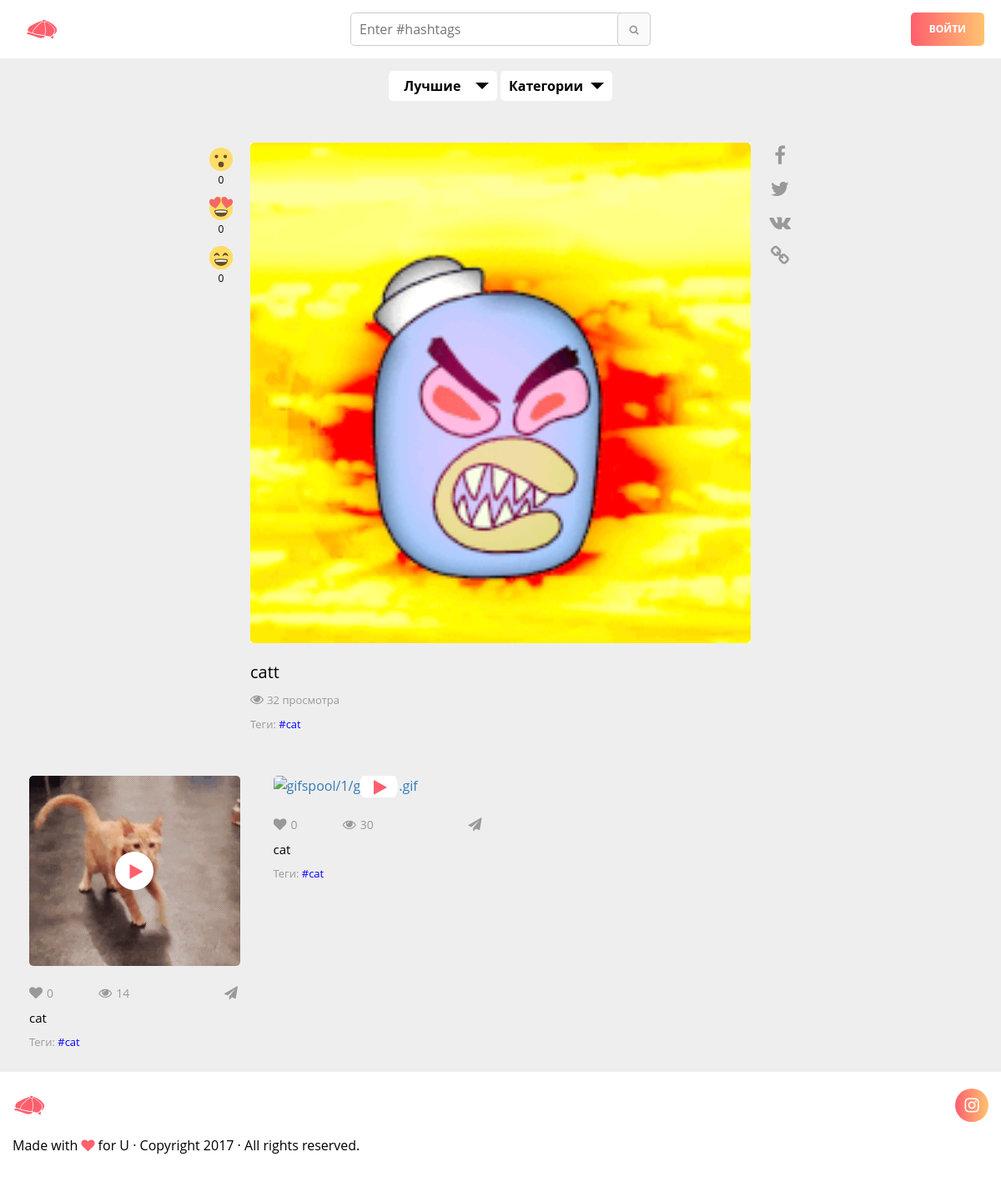
The app's page /9-catt/ with its own data.
### gifspool/models.py (models this page shows, shortened)
class Gif(models.Model):
    category = models.ForeignKey(Category, on_delete=models.CASCADE, blank=True, null=True,)
    creator = models.ForeignKey(User, default='')
    name = models.CharField(max_length=30)
    tags = models.CharField(max_length=300, blank = True)
    upload_date = models.DateTimeField(auto_now_add=True, blank = True)
    likes_by = models.TextField(default='', blank = True)
    likes = models.IntegerField(default=0)
    shocked = models.IntegerField(default=0)
    loved = models.IntegerField(default=0)
    laugh = models.IntegerField(default=0)
    post_to = models.BooleanField(default=None)
    gif_file = models.FileField(upload_to=user_directory_path)
    mp4_file_url = models.CharField(max_length=60, null=True, blank = True)
    jpg_path = models.CharField(max_length=60, default="", null=True, blank = True)
    jpg_url = models.CharField(max_length=60, default="", null=True, blank = True)
    views = models.IntegerField(default=0, blank=True, null=True,)
    hashtags = models.ManyToManyField(Hashtag, through='GifHashtagLinker', related_name = 'gifs_hashtag', blank=True )
    liked_by = models.ManyToManyField(User, through='Like', related_name = 'liked_by_user', blank=True)
    prev_gif = models.IntegerField(default=None, null=True, blank = True)
    next_gif = models.IntegerField(default=None, null=True, blank = True)
    def save(self, *args, **kwargs):
        super(Gif, self).save(*args, **kwargs)
        path = self.gif_file.path
        file_url = self.gif_file.url
        new_path = os.path.splitext(path)[0]
        new_file_url = os.path.splitext(file_url)[0]
        self.prev_gif = self.pk-1#Gif.objects.get(pk=int(pk)-1)
        self.next_gif = self.pk+1
        try:
            cache.set('to_update', True)
        except redis.exceptions.ConnectionError:
            pass
        if os.path.splitext(path)[1] == ".gif":
            if not os.path.isfile('%s.jpg'%new_path):
                gif_to_jpg(path, new_path)
                self.jpg_path = "%s.jpg"%new_path
                self.jpg_url = "%s.jpg"%new_file_url
        elif os.path.splitext(path)[1] == ".jpg":
            self.jpg_path = self.gif_file.path
            self.jpg_url = self.gif_file.url
        if not os.path.isfile('%s.mp4'%new_path):
            gif_to_mp4(path, new_path)
            self.mp4_file_url = self.gif_file.url.replace(".gif", ".mp4")

class Hashtag(models.Model):
    hashtag = models.CharField(max_length=60, unique = True)
    count = models.IntegerField(default=1)
    def __str__(self):
        return self.hashtag

### gifspool/views.py (the view, shortened to what this page needs)
# urls.py: url(r'^(?P<pk>[^/]+)-(?P<name>[^/]+)/$', views.OneGif.as_view(), name='onegif'),
class OneGif(Tags):
    def make_view(self, gif, user, ip_address):
        gif.views += 1
        gif.save()
        try:
            if isinstance(user, AnonymousUser):
                view = GifView.objects.get(Q(gif=gif),Q(user=None),Q(ip_address=ip_address))
            else:
                view = GifView.objects.get(Q(gif=gif),Q(user=user),Q(ip_address=ip_address))
        except GifView.DoesNotExist:
            view = None
        if view:
            view.view_date = datetime.now(timezone.utc)
            view.save()
        else:
            if isinstance(user, AnonymousUser):
                GifView.objects.create(gif=gif, ip_address=ip_address)
            else:
                GifView.objects.create(gif=gif, user=user, ip_address=ip_address)
    def make_related(self, gif):
        related = list(set(OneGif.find_brute(gif.hashtags.all(), gif)))
        if len(related) > 4:
            self.context['related'] = []
            iter = 0
            while len(self.context['related']) < 4 and iter < 10:
                rand = random.choice(related)
                iter += 1
                if rand not in self.context['related']:
                    self.context['related'].append(rand)
                    related.remove(rand)
        else:
            self.context['related'] = related
    def make_next_prev(self, gif):
        try:
            self.context['prev_gif'] = Gif.objects.get(pk=gif.prev_gif)
        except (NameError, Gif.DoesNotExist):
            pass
        try:
            self.context['next_gif'] = Gif.objects.get(pk=gif.next_gif)
        except (NameError, Gif.DoesNotExist):
            pass
    def get(self, request, pk, name):
        gif = get_object_or_404(Gif,pk=pk,name=name)
        user = request.user
        ip_address = request.META['REMOTE_ADDR']
        OneGif.make_view(self, gif, user, ip_address)
        OneGif.make_related(self, gif)
        OneGif.make_next_prev(self, gif)
        self.context['gif'] = gif
        OneGif.is_authenticated(self, request)
        return render(request, "single.html", self.context)

### gifspool/make_media.py (called while the page is built)
def gif_to_mp4(path, new_path):
    try:
        clip = mp.VideoFileClip(path)
        clip.write_videofile("%s.mp4"%new_path)
    except OSError:
        pass

### gifspool/views.py (called while the page is built)
    def is_authenticated(self, request=None):
        is_authenticated = request.user.is_authenticated
        if is_authenticated:
            self.context["show"] = ('hide', 'show')
            self.context["user"] = request.user
            self.context["logged"] = is_authenticated
        else:
            self.context["show"] = ('show', 'hide')
            self.context["user"] = "U"
            self.context["logged"] = is_authenticated

    def find_brute(tags=None, gif_object=None):
        print(type(tags))
        if isinstance(tags, list):
            q_object = Q()
            for tag in tags:
                tag = tag[1:]
                q_object |= Q(hashtag = tag)
            hashtag_set = Hashtag.objects.filter(q_object)
        elif isinstance(tags, QuerySet):
            if tags.count() < 1:
                return tags
            hashtag_set = tags
        q_object = Q()
        for hashtag in hashtag_set:
            q_object |= Q(hashtag = hashtag.id)
        linkers = GifHashtagLinker.objects.filter(q_object)
        q_object = Q()
        for linker in linkers:
            q_object |= Q(gifhashtaglinker = linker.id)
            if gif_object:
                q_object &= ~Q(id = gif_object.id)
        gifs = Gif.objects.filter(q_object).order_by('-upload_date')
        return gifs

### gifspool/templates/single.html (shortened to what this page needs)
{% extends "base.html" %}
{% block content %}
    <main>
        <section class="section--single-gif">
            <div class="container-fluid">
                <div class="row">
                    <div class="col-lg-12">
                        <div class="gif_wrapper" id="single_gif">
                            <div class="gif_viewer">
                                <img class="gifplayer" src="{{ gif.gif_file.url }}" alt="{{ gif.gif_file.url }}">
                            </div>
                            <div class="gif_item_wrap">
                                <ul class="emoji_heart">
                                    <form method="post">{% csrf_token %}
                                        <li data-action="shocked">
                                            <a class="shocked" gif_id="{{ gif.id }}" gif_name="{{ gif.name }}" style="text-decoration: none">
                                                <img src="/static/img/emoji/shocked.svg" alt="">
                                                <span class="shocked_num">{{ gif.shocked }}</span>
                                            </a>
                                        </li>
                                        <li data-action="loved">
                                            <a class="loved" gif_id="{{ gif.id }}" gif_name="{{ gif.name }}" style="text-decoration: none">
                                                <img src="/static/img/emoji/loved.svg" alt="">
                                                <span class="loved_num">{{ gif.loved }}</span>
                                            </a>
                                        </li>
                                        <li data-action="laugh">
                                            <a class="laugh" gif_id="{{ gif.id }}" gif_name="{{ gif.name }}" style="text-decoration: none">
                                                <img src="/static/img/emoji/funny.svg" alt="">
                                                <span class="laugh_num">{{ gif.laugh }}</span>
                                            </a>
                                        </li>
                                    </form>
                                </ul>
                            </div>
                            <div class="gif_item__wrap_share">
                                <ul class="share_gif">
                                    <li data-share="facebook">
                                        <a class="soc_facebook" href="#"><i class="fa fa-facebook"></i></a>
                                    </li>
                                    <li data-share="twitter">
                                        <a class="soc_twitter" href="#"><i class="fa fa-twitter"></i></a>
                                    </li>
                                    <li data-share="vkontakte">
                                        <a class="soc_vkontakte" href="#"><i class="fa fa-vk"></i></a>
                                    </li>
                                    <li data-share="copy">
                                        <a class="soc_copy" href="#"><i class="fa fa-link"></i></a>
                                    </li>
                                </ul>
                            </div>
                            <div class="gif_item_info">
                                <div class="gif_item_meta">
                                    {{ gif.name }}
                                </div>
                                <div class="gif_item_view">
                                    <i class="fa fa-eye"></i> <span>{{ gif.views }} просмотра</span>
                                </div>
                                <div class="gif_item_tags">
                                    <span>
                                        Теги:
                                    </span>
                                    {% for hashtag in gif.hashtags.all %}
                                        <a href="http://127.0.0.1:8000/search?tags=%23{{ hashtag.hashtag }}">#{{ hashtag }}</a>
                                    {% endfor %}
                                </div>
                            </div>
                        </div>
                    </div>
                </div>
            </div>
        </section>
        <section class="section--related">
            <div class="container">
                <div class="row">
                {% for gif in related %}
                    <div class="col-md-3 col-sm-6 col-xs-12">
                        <div id="grid-item">
                            <div class="gif_wrapper">
                                <div class="gif_viewer">
                                    <a href="{% url 'gifspool:onegif' gif.id gif.name%}">
                                        <ins class="play-gif"></ins>
                                    </a>
                                </div>
                                <div class="gif_item_info">
                                    <ul class="gif_item_wrap">
                                        <li class="gif_item_emoji">
                                            <i class="fa fa-heart"></i><span>{{ gif.likes }}</span>
                                        </li>
                                        <li class="gif_item_view">
                                            <i class="fa fa-eye"></i><span>{{ gif.views }}</span>
                                        </li>
                                        <li class="gif_item_share">
                                            <i class="fa fa-paper-plane"></i>
                                        </li>
                                    </ul>
                                    <div class="gif_item_meta">
                                        <a href="{% url 'gifspool:onegif' gif.id gif.name %}">{{ gif.name }}</a>
                                    </div>
                                    <div class="gif_item_tags">
                                        <span>
                                        Теги:
                                        </span>
                                        {% for hashtag in gif.hashtags.all %}
                                            <a href="http://127.0.0.1:8000/search?tags=%23{{ hashtag.hashtag }}">#{{ hashtag }}</a>
                                        {% endfor %}
                                    </div>
                                </div>
                            </div>
                        </div>
                    </div>
                {% endfor %}
                </div>
            </div>
        </section>
    </main>
{% endblock %}

### gifspool/templates/base.html (style rules this page uses)
html { font-family:sans-serif;-ms-text-size-adjust:100%;-webkit-text-size-adjust:100% }
body { margin:0 }
article,aside,details,figcaption,figure,footer,header,hgroup,main,menu,nav,section,summary { display:block }
a { background-color:transparent }
img { border:0 }
* { -webkit-box-sizing:border-box;-moz-box-sizing:border-box;box-sizing:border-box }
*:before,*:after { -webkit-box-sizing:border-box;-moz-box-sizing:border-box;box-sizing:border-box }
html { font-size:10px;-webkit-tap-highlight-color:rgba(0,0,0,0) }
body { font-family:"Helvetica Neue",Helvetica,Arial,sans-serif;font-size:14px;line-height:1.42857143;color:#333;background-color:#fff }
a { color:#337ab7;text-decoration:none }
img { vertical-align:middle }
.container { margin-right:auto;margin-left:auto;padding-left:15px;padding-right:15px }
@media (min-width:768px) { .container { width:750px } }
@media (min-width:992px) { .container { width:970px } }
@media (min-width:1200px) { .container { width:1170px } }
.container-fluid { margin-right:auto;margin-left:auto;padding-left:15px;padding-right:15px }
.row { margin-left:-15px;margin-right:-15px }
.col-xs-1, .col-sm-1, .col-md-1, .col-lg-1, .col-xs-2, .col-sm-2, .col-md-2, .col-lg-2, .col-xs-3, .col-sm-3, .col-md-3, .col-lg-3, .col-xs-4, .col-sm-4, .col-md-4, .col-lg-4, .col-xs-5, .col-sm-5, .col-md-5, .col-lg-5, .col-xs-6, .col-sm-6, .col-md-6, .col-lg-6, .col-xs-7, .col-sm-7, .col-md-7, .col-lg-7, .col-xs-8, .col-sm-8, .col-md-8, .col-lg-8, .col-xs-9, .col-sm-9, .col-md-9, .col-lg-9, .col-xs-10, .col-sm-10, .col-md-10, .col-lg-10, .col-xs-11, .col-sm-11, .col-md-11, .col-lg-11, .col-xs-12, .col-sm-12, .col-md-12, .col-lg-12 { position:relative;min-height:1px;padding-left:15px;padding-right:15px }
.col-xs-1, .col-xs-2, .col-xs-3, .col-xs-4, .col-xs-5, .col-xs-6, .col-xs-7, .col-xs-8, .col-xs-9, .col-xs-10, .col-xs-11, .col-xs-12 { float:left }
.col-xs-12 { width:100% }
@media (min-width:768px) { .col-sm-1, .col-sm-2, .col-sm-3, .col-sm-4, .col-sm-5, .col-sm-6, .col-sm-7, .col-sm-8, .col-sm-9, .col-sm-10, .col-sm-11, .col-sm-12 { float:left } }
@media (min-width:768px) { .col-sm-6 { width:50% } }
@media (min-width:992px) { .col-md-1, .col-md-2, .col-md-3, .col-md-4, .col-md-5, .col-md-6, .col-md-7, .col-md-8, .col-md-9, .col-md-10, .col-md-11, .col-md-12 { float:left } }
@media (min-width:992px) { .col-md-3 { width:25% } }
@media (min-width:1200px) { .col-lg-1, .col-lg-2, .col-lg-3, .col-lg-4, .col-lg-5, .col-lg-6, .col-lg-7, .col-lg-8, .col-lg-9, .col-lg-10, .col-lg-11, .col-lg-12 { float:left } }
@media (min-width:1200px) { .col-lg-12 { width:100% } }
.clearfix:before,.clearfix:after,.container:before,.container:after,.container-fluid:before,.container-fluid:after,.row:before,.row:after { content:" ";display:table }
.clearfix:after,.container:after,.container-fluid:after,.row:after { clear:both }

### records on screen
Gif: gif_file (picture), shocked "0", loved "0", laugh "0", name "catt", views "32"
Hashtag: hashtag "cat"
Gif: likes "0", views "14", name "cat"
Gif: likes "0", views "30", name "cat"

### other values on screen
{{ user }} "U"
